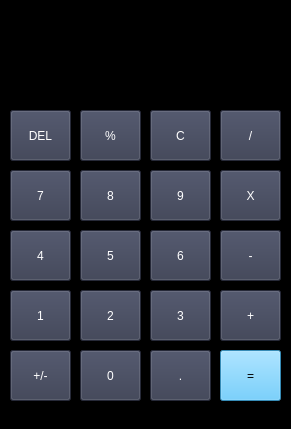
<?xml version="1.0" encoding="UTF-8"?>
<ui version="4.0">
 <class>MainWindow</class>
 <widget class="QMainWindow" name="MainWindow">
  <property name="geometry">
   <rect>
    <x>0</x>
    <y>0</y>
    <width>291</width>
    <height>429</height>
   </rect>
  </property>
  <property name="windowTitle">
   <string>MainWindow</string>
  </property>
  <property name="styleSheet">
   <string notr="true">background-color: rgb(0, 0, 0);</string>
  </property>
  <widget class="QWidget" name="centralwidget">
   <widget class="QPushButton" name="pushButton">
    <property name="geometry">
     <rect>
      <x>10</x>
      <y>350</y>
      <width>61</width>
      <height>51</height>
     </rect>
    </property>
    <property name="font">
     <font>
      <underline>false</underline>
      <strikeout>false</strikeout>
      <kerning>true</kerning>
     </font>
    </property>
    <property name="cursor">
     <cursorShape>ArrowCursor</cursorShape>
    </property>
    <property name="mouseTracking">
     <bool>false</bool>
    </property>
    <property name="tabletTracking">
     <bool>false</bool>
    </property>
    <property name="styleSheet">
     <string notr="true">background-color: rgb(53,58,78);
color: rgb(255, 255, 255);</string>
    </property>
    <property name="text">
     <string>+/-</string>
    </property>
   </widget>
   <widget class="QPushButton" name="pushButton_2">
    <property name="geometry">
     <rect>
      <x>80</x>
      <y>350</y>
      <width>61</width>
      <height>51</height>
     </rect>
    </property>
    <property name="font">
     <font>
      <underline>false</underline>
      <strikeout>false</strikeout>
      <kerning>true</kerning>
     </font>
    </property>
    <property name="cursor">
     <cursorShape>ArrowCursor</cursorShape>
    </property>
    <property name="mouseTracking">
     <bool>false</bool>
    </property>
    <property name="tabletTracking">
     <bool>false</bool>
    </property>
    <property name="styleSheet">
     <string notr="true">background-color: rgb(53,58,78);
color: rgb(255, 255, 255);</string>
    </property>
    <property name="text">
     <string>0</string>
    </property>
   </widget>
   <widget class="QPushButton" name="btn_punto">
    <property name="geometry">
     <rect>
      <x>150</x>
      <y>350</y>
      <width>61</width>
      <height>51</height>
     </rect>
    </property>
    <property name="font">
     <font>
      <underline>false</underline>
      <strikeout>false</strikeout>
      <kerning>true</kerning>
     </font>
    </property>
    <property name="cursor">
     <cursorShape>ArrowCursor</cursorShape>
    </property>
    <property name="mouseTracking">
     <bool>false</bool>
    </property>
    <property name="tabletTracking">
     <bool>false</bool>
    </property>
    <property name="styleSheet">
     <string notr="true">background-color: rgb(53,58,78);
color: rgb(255, 255, 255);</string>
    </property>
    <property name="text">
     <string>.</string>
    </property>
   </widget>
   <widget class="QPushButton" name="btn_igual">
    <property name="geometry">
     <rect>
      <x>220</x>
      <y>350</y>
      <width>61</width>
      <height>51</height>
     </rect>
    </property>
    <property name="font">
     <font>
      <underline>false</underline>
      <strikeout>false</strikeout>
      <kerning>true</kerning>
     </font>
    </property>
    <property name="cursor">
     <cursorShape>ArrowCursor</cursorShape>
    </property>
    <property name="mouseTracking">
     <bool>false</bool>
    </property>
    <property name="tabletTracking">
     <bool>false</bool>
    </property>
    <property name="styleSheet">
     <string notr="true">background-color: rgb(75,194,255);
color: rgb(0, 0, 0);</string>
    </property>
    <property name="text">
     <string>=</string>
    </property>
   </widget>
   <widget class="QPushButton" name="btn_1">
    <property name="geometry">
     <rect>
      <x>10</x>
      <y>290</y>
      <width>61</width>
      <height>51</height>
     </rect>
    </property>
    <property name="font">
     <font>
      <underline>false</underline>
      <strikeout>false</strikeout>
      <kerning>true</kerning>
     </font>
    </property>
    <property name="cursor">
     <cursorShape>ArrowCursor</cursorShape>
    </property>
    <property name="mouseTracking">
     <bool>false</bool>
    </property>
    <property name="tabletTracking">
     <bool>false</bool>
    </property>
    <property name="styleSheet">
     <string notr="true">background-color: rgb(53,58,78);
color: rgb(255, 255, 255);</string>
    </property>
    <property name="text">
     <string>1</string>
    </property>
   </widget>
   <widget class="QPushButton" name="btn_2">
    <property name="geometry">
     <rect>
      <x>80</x>
      <y>290</y>
      <width>61</width>
      <height>51</height>
     </rect>
    </property>
    <property name="font">
     <font>
      <underline>false</underline>
      <strikeout>false</strikeout>
      <kerning>true</kerning>
     </font>
    </property>
    <property name="cursor">
     <cursorShape>ArrowCursor</cursorShape>
    </property>
    <property name="mouseTracking">
     <bool>false</bool>
    </property>
    <property name="tabletTracking">
     <bool>false</bool>
    </property>
    <property name="styleSheet">
     <string notr="true">background-color: rgb(53,58,78);
color: rgb(255, 255, 255);</string>
    </property>
    <property name="text">
     <string>2</string>
    </property>
   </widget>
   <widget class="QPushButton" name="btn_3">
    <property name="geometry">
     <rect>
      <x>150</x>
      <y>290</y>
      <width>61</width>
      <height>51</height>
     </rect>
    </property>
    <property name="font">
     <font>
      <underline>false</underline>
      <strikeout>false</strikeout>
      <kerning>true</kerning>
     </font>
    </property>
    <property name="cursor">
     <cursorShape>ArrowCursor</cursorShape>
    </property>
    <property name="mouseTracking">
     <bool>false</bool>
    </property>
    <property name="tabletTracking">
     <bool>false</bool>
    </property>
    <property name="styleSheet">
     <string notr="true">background-color: rgb(53,58,78);
color: rgb(255, 255, 255);</string>
    </property>
    <property name="text">
     <string>3</string>
    </property>
   </widget>
   <widget class="QPushButton" name="btn_adicion">
    <property name="geometry">
     <rect>
      <x>220</x>
      <y>290</y>
      <width>61</width>
      <height>51</height>
     </rect>
    </property>
    <property name="font">
     <font>
      <underline>false</underline>
      <strikeout>false</strikeout>
      <kerning>true</kerning>
     </font>
    </property>
    <property name="cursor">
     <cursorShape>ArrowCursor</cursorShape>
    </property>
    <property name="mouseTracking">
     <bool>false</bool>
    </property>
    <property name="tabletTracking">
     <bool>false</bool>
    </property>
    <property name="styleSheet">
     <string notr="true">background-color: rgb(53,58,78);
color: rgb(255, 255, 255);</string>
    </property>
    <property name="text">
     <string>+</string>
    </property>
   </widget>
   <widget class="QPushButton" name="btn_4">
    <property name="geometry">
     <rect>
      <x>10</x>
      <y>230</y>
      <width>61</width>
      <height>51</height>
     </rect>
    </property>
    <property name="font">
     <font>
      <underline>false</underline>
      <strikeout>false</strikeout>
      <kerning>true</kerning>
     </font>
    </property>
    <property name="cursor">
     <cursorShape>ArrowCursor</cursorShape>
    </property>
    <property name="mouseTracking">
     <bool>false</bool>
    </property>
    <property name="tabletTracking">
     <bool>false</bool>
    </property>
    <property name="styleSheet">
     <string notr="true">background-color: rgb(53,58,78);
color: rgb(255, 255, 255);</string>
    </property>
    <property name="text">
     <string>4</string>
    </property>
   </widget>
   <widget class="QPushButton" name="btn_5">
    <property name="geometry">
     <rect>
      <x>80</x>
      <y>230</y>
      <width>61</width>
      <height>51</height>
     </rect>
    </property>
    <property name="font">
     <font>
      <underline>false</underline>
      <strikeout>false</strikeout>
      <kerning>true</kerning>
     </font>
    </property>
    <property name="cursor">
     <cursorShape>ArrowCursor</cursorShape>
    </property>
    <property name="mouseTracking">
     <bool>false</bool>
    </property>
    <property name="tabletTracking">
     <bool>false</bool>
    </property>
    <property name="styleSheet">
     <string notr="true">background-color: rgb(53,58,78);
color: rgb(255, 255, 255);</string>
    </property>
    <property name="text">
     <string>5</string>
    </property>
   </widget>
   <widget class="QPushButton" name="btn_6">
    <property name="geometry">
     <rect>
      <x>150</x>
      <y>230</y>
      <width>61</width>
      <height>51</height>
     </rect>
    </property>
    <property name="font">
     <font>
      <underline>false</underline>
      <strikeout>false</strikeout>
      <kerning>true</kerning>
     </font>
    </property>
    <property name="cursor">
     <cursorShape>ArrowCursor</cursorShape>
    </property>
    <property name="mouseTracking">
     <bool>false</bool>
    </property>
    <property name="tabletTracking">
     <bool>false</bool>
    </property>
    <property name="styleSheet">
     <string notr="true">background-color: rgb(53,58,78);
color: rgb(255, 255, 255);</string>
    </property>
    <property name="text">
     <string>6</string>
    </property>
   </widget>
   <widget class="QPushButton" name="btn_resta">
    <property name="geometry">
     <rect>
      <x>220</x>
      <y>230</y>
      <width>61</width>
      <height>51</height>
     </rect>
    </property>
    <property name="font">
     <font>
      <underline>false</underline>
      <strikeout>false</strikeout>
      <kerning>true</kerning>
     </font>
    </property>
    <property name="cursor">
     <cursorShape>ArrowCursor</cursorShape>
    </property>
    <property name="mouseTracking">
     <bool>false</bool>
    </property>
    <property name="tabletTracking">
     <bool>false</bool>
    </property>
    <property name="styleSheet">
     <string notr="true">background-color: rgb(53,58,78);
color: rgb(255, 255, 255);</string>
    </property>
    <property name="text">
     <string>-</string>
    </property>
   </widget>
   <widget class="QPushButton" name="btn_7">
    <property name="geometry">
     <rect>
      <x>10</x>
      <y>170</y>
      <width>61</width>
      <height>51</height>
     </rect>
    </property>
    <property name="font">
     <font>
      <underline>false</underline>
      <strikeout>false</strikeout>
      <kerning>true</kerning>
     </font>
    </property>
    <property name="cursor">
     <cursorShape>ArrowCursor</cursorShape>
    </property>
    <property name="mouseTracking">
     <bool>false</bool>
    </property>
    <property name="tabletTracking">
     <bool>false</bool>
    </property>
    <property name="styleSheet">
     <string notr="true">background-color: rgb(53,58,78);
color: rgb(255, 255, 255);</string>
    </property>
    <property name="text">
     <string>7</string>
    </property>
   </widget>
   <widget class="QPushButton" name="btn_8">
    <property name="geometry">
     <rect>
      <x>80</x>
      <y>170</y>
      <width>61</width>
      <height>51</height>
     </rect>
    </property>
    <property name="font">
     <font>
      <underline>false</underline>
      <strikeout>false</strikeout>
      <kerning>true</kerning>
     </font>
    </property>
    <property name="cursor">
     <cursorShape>ArrowCursor</cursorShape>
    </property>
    <property name="mouseTracking">
     <bool>false</bool>
    </property>
    <property name="tabletTracking">
     <bool>false</bool>
    </property>
    <property name="styleSheet">
     <string notr="true">background-color: rgb(53,58,78);
color: rgb(255, 255, 255);</string>
    </property>
    <property name="text">
     <string>8</string>
    </property>
   </widget>
   <widget class="QPushButton" name="btn_9">
    <property name="geometry">
     <rect>
      <x>150</x>
      <y>170</y>
      <width>61</width>
      <height>51</height>
     </rect>
    </property>
    <property name="font">
     <font>
      <underline>false</underline>
      <strikeout>false</strikeout>
      <kerning>true</kerning>
     </font>
    </property>
    <property name="cursor">
     <cursorShape>ArrowCursor</cursorShape>
    </property>
    <property name="mouseTracking">
     <bool>false</bool>
    </property>
    <property name="tabletTracking">
     <bool>false</bool>
    </property>
    <property name="styleSheet">
     <string notr="true">background-color: rgb(53,58,78);
color: rgb(255, 255, 255);</string>
    </property>
    <property name="text">
     <string>9</string>
    </property>
   </widget>
   <widget class="QPushButton" name="btn_multiplicacion">
    <property name="geometry">
     <rect>
      <x>220</x>
      <y>170</y>
      <width>61</width>
      <height>51</height>
     </rect>
    </property>
    <property name="font">
     <font>
      <underline>false</underline>
      <strikeout>false</strikeout>
      <kerning>true</kerning>
     </font>
    </property>
    <property name="cursor">
     <cursorShape>ArrowCursor</cursorShape>
    </property>
    <property name="mouseTracking">
     <bool>false</bool>
    </property>
    <property name="tabletTracking">
     <bool>false</bool>
    </property>
    <property name="styleSheet">
     <string notr="true">background-color: rgb(53,58,78);
color: rgb(255, 255, 255);</string>
    </property>
    <property name="text">
     <string>X</string>
    </property>
   </widget>
   <widget class="QPushButton" name="btn_borrar">
    <property name="geometry">
     <rect>
      <x>10</x>
      <y>110</y>
      <width>61</width>
      <height>51</height>
     </rect>
    </property>
    <property name="font">
     <font>
      <underline>false</underline>
      <strikeout>false</strikeout>
      <kerning>true</kerning>
     </font>
    </property>
    <property name="cursor">
     <cursorShape>ArrowCursor</cursorShape>
    </property>
    <property name="mouseTracking">
     <bool>false</bool>
    </property>
    <property name="tabletTracking">
     <bool>false</bool>
    </property>
    <property name="styleSheet">
     <string notr="true">background-color: rgb(53,58,78);
color: rgb(255, 255, 255);</string>
    </property>
    <property name="text">
     <string>DEL</string>
    </property>
   </widget>
   <widget class="QPushButton" name="btn_porcentaje">
    <property name="geometry">
     <rect>
      <x>80</x>
      <y>110</y>
      <width>61</width>
      <height>51</height>
     </rect>
    </property>
    <property name="font">
     <font>
      <underline>false</underline>
      <strikeout>false</strikeout>
      <kerning>true</kerning>
     </font>
    </property>
    <property name="cursor">
     <cursorShape>ArrowCursor</cursorShape>
    </property>
    <property name="mouseTracking">
     <bool>false</bool>
    </property>
    <property name="tabletTracking">
     <bool>false</bool>
    </property>
    <property name="styleSheet">
     <string notr="true">background-color: rgb(53,58,78);
color: rgb(255, 255, 255);</string>
    </property>
    <property name="text">
     <string>%</string>
    </property>
   </widget>
   <widget class="QPushButton" name="btn_limpiar">
    <property name="geometry">
     <rect>
      <x>150</x>
      <y>110</y>
      <width>61</width>
      <height>51</height>
     </rect>
    </property>
    <property name="font">
     <font>
      <underline>false</underline>
      <strikeout>false</strikeout>
      <kerning>true</kerning>
     </font>
    </property>
    <property name="cursor">
     <cursorShape>ArrowCursor</cursorShape>
    </property>
    <property name="mouseTracking">
     <bool>false</bool>
    </property>
    <property name="tabletTracking">
     <bool>false</bool>
    </property>
    <property name="styleSheet">
     <string notr="true">background-color: rgb(53,58,78);
color: rgb(255, 255, 255);</string>
    </property>
    <property name="text">
     <string>C</string>
    </property>
   </widget>
   <widget class="QPushButton" name="btn_division">
    <property name="geometry">
     <rect>
      <x>220</x>
      <y>110</y>
      <width>61</width>
      <height>51</height>
     </rect>
    </property>
    <property name="font">
     <font>
      <underline>false</underline>
      <strikeout>false</strikeout>
      <kerning>true</kerning>
     </font>
    </property>
    <property name="cursor">
     <cursorShape>ArrowCursor</cursorShape>
    </property>
    <property name="mouseTracking">
     <bool>false</bool>
    </property>
    <property name="tabletTracking">
     <bool>false</bool>
    </property>
    <property name="styleSheet">
     <string notr="true">background-color: rgb(53,58,78);
color: rgb(255, 255, 255);</string>
    </property>
    <property name="text">
     <string>/</string>
    </property>
   </widget>
   <widget class="QLabel" name="valor">
    <property name="geometry">
     <rect>
      <x>10</x>
      <y>20</y>
      <width>261</width>
      <height>71</height>
     </rect>
    </property>
    <property name="font">
     <font>
      <family>Segoe UI Variable Small</family>
      <pointsize>15</pointsize>
      <weight>75</weight>
      <bold>true</bold>
     </font>
    </property>
    <property name="styleSheet">
     <string notr="true">color: rgb(255, 255, 255);</string>
    </property>
    <property name="text">
     <string/>
    </property>
    <property name="alignment">
     <set>Qt::AlignRight|Qt::AlignTrailing|Qt::AlignVCenter</set>
    </property>
   </widget>
  </widget>
  <widget class="QStatusBar" name="statusbar"/>
 </widget>
 <resources/>
 <connections/>
</ui>
